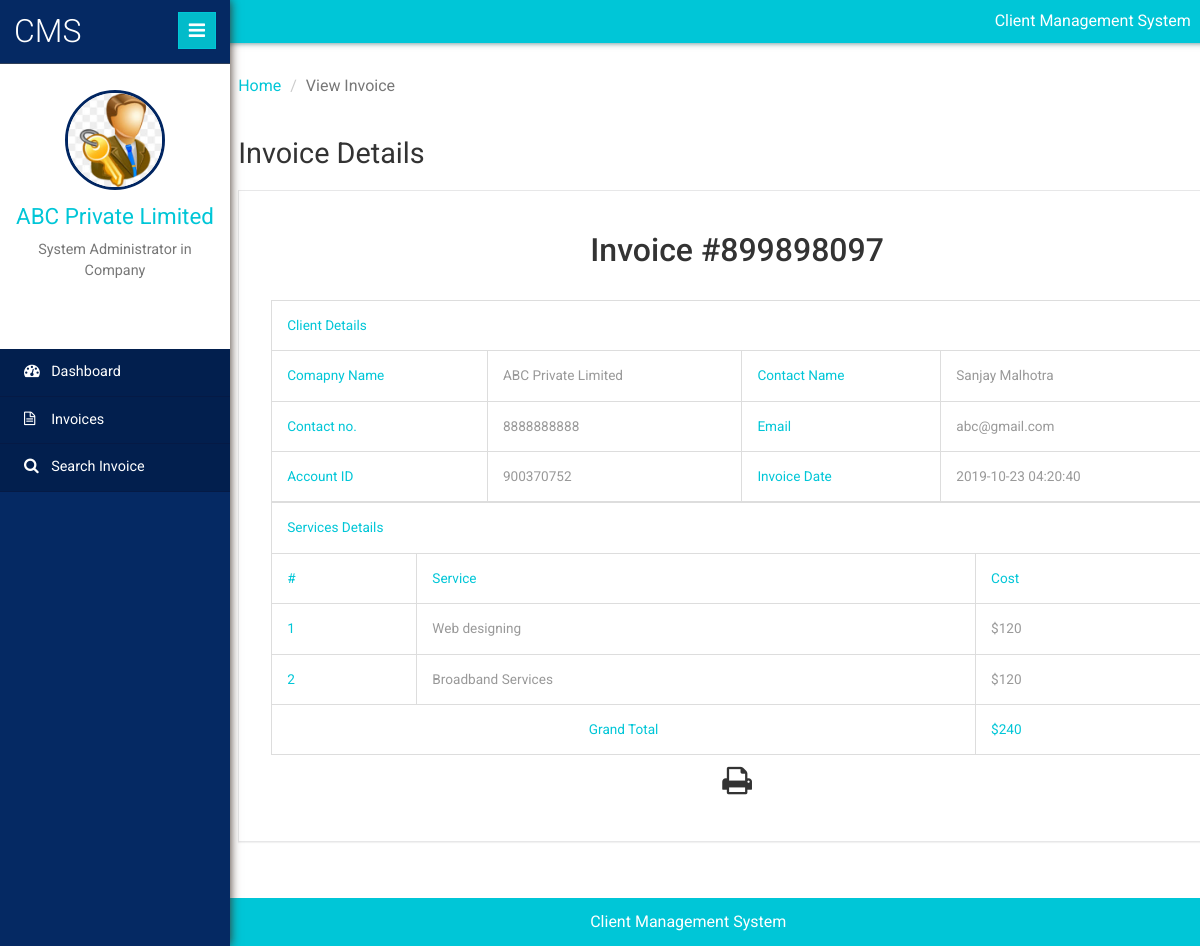
Screenshot of /clientms/client/view-invoice.php?invoiceid=899898097 (signed in) with the database file from the repository.
### tables this page shows
CREATE TABLE `tblservices` (
  `ID` int(10) NOT NULL,
  `ServiceName` varchar(200) DEFAULT NULL,
  `ServicePrice` varchar(200) DEFAULT NULL,
  `CreationDate` timestamp NULL DEFAULT current_timestamp()
);

CREATE TABLE `tblclient` (
  `ID` int(10) NOT NULL,
  `AccountID` int(10) DEFAULT NULL,
  `AccountType` varchar(50) DEFAULT NULL,
  `ContactName` varchar(120) DEFAULT NULL,
  `CompanyName` varchar(120) DEFAULT NULL,
  `Address` varchar(200) DEFAULT NULL,
  `City` varchar(120) DEFAULT NULL,
  `State` varchar(120) DEFAULT NULL,
  `ZipCode` int(10) DEFAULT NULL,
  `Workphnumber` bigint(10) DEFAULT NULL,
  `Cellphnumber` bigint(10) DEFAULT NULL,
  `Otherphnumber` bigint(10) DEFAULT NULL,
  `Email` varchar(200) DEFAULT NULL,
  `WebsiteAddress` varchar(200) DEFAULT NULL,
  `Notes` mediumtext DEFAULT NULL,
  `Password` varchar(200) NOT NULL,
  `CreationDate` timestamp NULL DEFAULT current_timestamp()
);

### clientms/client/view-invoice.php (the view, shortened to what this page needs)
<?php
include('includes/dbconnection.php');
if (strlen($_SESSION['clientmsuid']==0)) {
  header('location:logout.php');
  } else{
  	?>
<!DOCTYPE HTML>
<html>
<head>
	<link href="css/bootstrap.min.css" rel='stylesheet' type='text/css' />
	<link href="css/style.css" rel='stylesheet' type='text/css' />
	<link href="css/font-awesome.css" rel="stylesheet">
	<link rel="stylesheet" href="css/icon-font.min.css" type='text/css' />
</head>
<body>
	<div class="page-container">
		<div class="left-content">
			<div class="inner-content">
				<?php include_once('includes/header.php');?>
				<div class="outter-wp">
					<div class="sub-heard-part">
						<ol class="breadcrumb m-b-0">
							<li><a href="dashboard.php">Home</a></li>
							<li class="active">View Invoice</li>
						</ol>
					</div>
		<div class="graph-visual tables-main" id="exampl">
						<h3 class="inner-tittle two">Invoice Details </h3>
<?php
$invid=intval($_GET['invoiceid']);
$sql="select distinct tblclient.ContactName,tblclient.CompanyName,tblclient.Workphnumber,tblclient.Email,tblclient.AccountID,tblinvoice.BillingId,tblinvoice.PostingDate from  tblclient
	join tblinvoice on tblclient.ID=tblinvoice.Userid  where tblinvoice.BillingId=:invid";
$query = $dbh -> prepare($sql);
$query->bindParam(':invid',$invid,PDO::PARAM_STR);
$query->execute();
$results=$query->fetchAll(PDO::FETCH_OBJ);
$cnt=1;
if($query->rowCount() > 0)
{
foreach($results as $row)
{               ?>
						<div class="graph">
							<div class="tables">
								<h4>Invoice #<?php echo $invid;?></h4>
													<table class="table table-bordered" width="100%" border="1">
<tr>
<th colspan="8">Client Details</th>
</tr>
							 <tr>
								<th>Comapny Name</th>
								<td><?php  echo htmlentities($row->CompanyName);?></td>
								<th>Contact Name</th>
								<td><?php  echo htmlentities($row->ContactName);?></td> </tr>
								<tr>
								<th>Contact no.</th>
								<td><?php  echo htmlentities($row->Workphnumber);?></td>
								<th>Email </th>
								<td><?php  echo htmlentities($row->Email);?></td>
							</tr>
							 <tr>
								<th>Account ID</th>
								<td><?php echo htmlentities($row->AccountID);?></td>
								<th>Invoice Date</th>
								<td colspan="6"><?php echo  htmlentities($row->PostingDate);?></td>
							</tr>
<?php $cnt=$cnt+1;}} ?>
</table>
<table class="table table-bordered" width="100%" border="1">
<tr>
<th colspan="3">Services Details</th>
</tr>
<tr>
<th>#</th>
<th>Service</th>
<th>Cost</th>
</tr>
<?php
$ret="select tblservices.ServiceName,tblservices.ServicePrice
	from  tblinvoice
	join tblservices on tblservices.ID=tblinvoice.ServiceId
	where tblinvoice.BillingId=:invid";
$query1 = $dbh -> prepare($ret);
$query1->bindParam(':invid',$invid,PDO::PARAM_STR);
$query1->execute();
$results=$query1->fetchAll(PDO::FETCH_OBJ);
$cnt=1;
if($query1->rowCount() > 0)
{
foreach($results as $row1)
{               ?>
<tr>
<th><?php echo $cnt;?></th>
<td><?php echo $row1->ServiceName?></td>
<td><?php echo "$".$subtotal=$row1->ServicePrice?></td>
</tr>
<?php
$gtotal+=$subtotal;
$cnt=$cnt+1;}
} ?>
<tr>
<th colspan="2" style="text-align:center">Grand Total</th>
<th><?php echo "$".$gtotal?></th>
</tr>
</table>
<p style="margin-top:1%"  align="center">
  <i class="fa fa-print fa-2x" style="cursor: pointer;"  OnClick="CallPrint(this.value)" ></i>
</p>
							</div>
						</div>
					</div>
				</div>
				<?php include_once('includes/footer.php');?>
			</div>
		</div>
		<?php include_once('includes/sidebar.php');?>
	</div>
</body>
</html>
<?php }  ?>

### clientms/client/includes/sidebar.php (shortened to what this page needs)
 <div class="sidebar-menu">
    <header class="logo">
        <a href="#" class="sidebar-icon"> <span class="fa fa-bars"></span> </a> <a href="dashboard.php"> <span id="logo"> <h1>CMS</h1></span>
        </a>
    </header>
    <div class="down">
    <?php
$uid=$_SESSION['clientmsuid'];
$sql="SELECT CompanyName from  tblclient where ID=:uid";
$query = $dbh -> prepare($sql);
$query->bindParam(':uid',$uid,PDO::PARAM_STR);
$query->execute();
$results=$query->fetchAll(PDO::FETCH_OBJ);
$cnt=1;
if($query->rowCount() > 0)
{
foreach($results as $row)
{               ?>
        <a href="dashboard.php"><img src="images/admin10.jpg" height="100" width="100"></a>
        <a href="dashboard.php"><span class=" name-caret"><?php  echo $row->CompanyName;?></span></a>
        <?php $cnt=$cnt+1;}} ?>
        <p>System Administrator in Company</p>
        <ul>
            <li><a class="tooltips" href="client-profile.php"><span>Profile</span><i class="lnr lnr-user"></i></a></li>
            <li><a class="tooltips" href="change-password.php"><span>Settings</span><i class="lnr lnr-cog"></i></a></li>
            <li><a class="tooltips" href="logout.php"><span>Log out</span><i class="lnr lnr-power-switch"></i></a></li>
        </ul>
    </div>
    <div class="menu">
        <ul id="menu" >
            <li><a href="dashboard.php"><i class="fa fa-tachometer"></i> <span>Dashboard</span></a></li>
            <li><a href="invoices.php"><i class="fa fa-file-text-o"></i> <span>Invoices</span></a></li>
            <li><a href="search-invoices.php"><i class="fa fa-search"></i> <span>Search Invoice</span></a></li>
        </ul>
    </div>
</div>

### rows the page displays
tblservices: ServiceName "Web designing", ServicePrice "120"
tblservices: ServiceName "Broadband Services", ServicePrice "120"
tblclient: CompanyName "ABC Private Limited"

### other values shown
$row->CompanyName "ABC Private Limited"
$row->ContactName "Sanjay Malhotra"
$row->Workphnumber "8888888888"
$row->Email "abc@gmail.com"
$row->AccountID "900370752"
$row->PostingDate "2019-10-23 04:20:40"
$gtotal "240"
